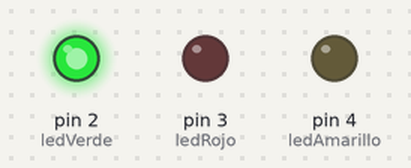
Bench run of a sketch on a simulated Arduino Uno, built with avr-gcc and run on an emulated ATmega328P. Parts: output pins drawn as LEDs (lit = HIGH).

Above: at 0.5 s.
At 2.5 s:
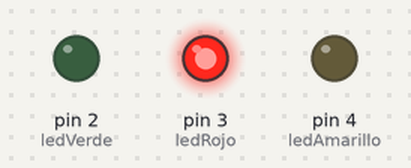
At 4.0 s:
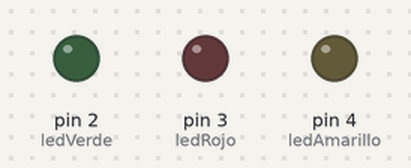
At 6.5 s:
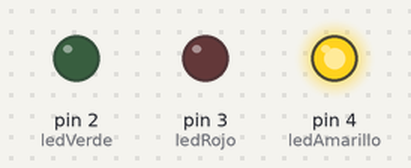
At 9.0 s:
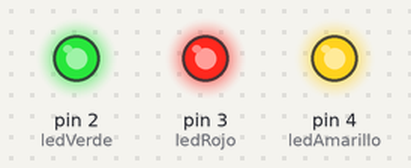
Timing chart, 0 to 13.0 s (numbered marks = the images above):
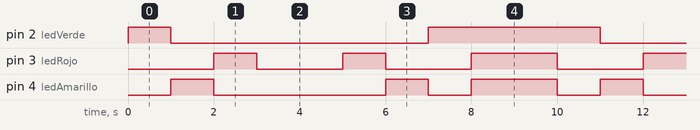

The sketch:

Main6.ino
```cpp
const byte ledVerde = 2;
const byte ledRojo = 3;
const byte ledAmarillo = 4;

void setup()
{
	pinMode(ledVerde, OUTPUT);
    pinMode(ledRojo, OUTPUT);
    pinMode(ledAmarillo, OUTPUT);
}

void loop()
{
    onLed(true, false, false);
    delay(1000);
    onLed(false, true, false);
    delay(1000);
    onLed(false, false, true);
    delay(1000);

    onLed(false, false, false);
    delay(2000);

    onLed(false, false, true);
    delay(1000);
    onLed(false, true, false);
    delay(1000);
    onLed(true, false, false);
    delay(1000);

    onLed(true, true, true);
    delay(2000);

}

void onLed(bool v, bool a, bool r){
    digitalWrite(ledVerde, v);
    digitalWrite(ledRojo, r);
    digitalWrite(ledAmarillo, a);
}
```

Measured:
- by itself, pin 2 (ledVerde): repeats every 10.0 s: LOW 6.0 s, HIGH 4.0 s
- by itself, pin 3 (ledRojo): repeats every 10.0 s: LOW 2.0 s, HIGH 1.0 s, LOW 2.0 s, HIGH 2.0 s, LOW 2.0 s, HIGH 1.0 s
- by itself, pin 4 (ledAmarillo): repeats every 10.0 s: LOW 4.0 s, HIGH 1.0 s, LOW 1.0 s, HIGH 2.0 s, LOW 1.0 s, HIGH 1.0 s
